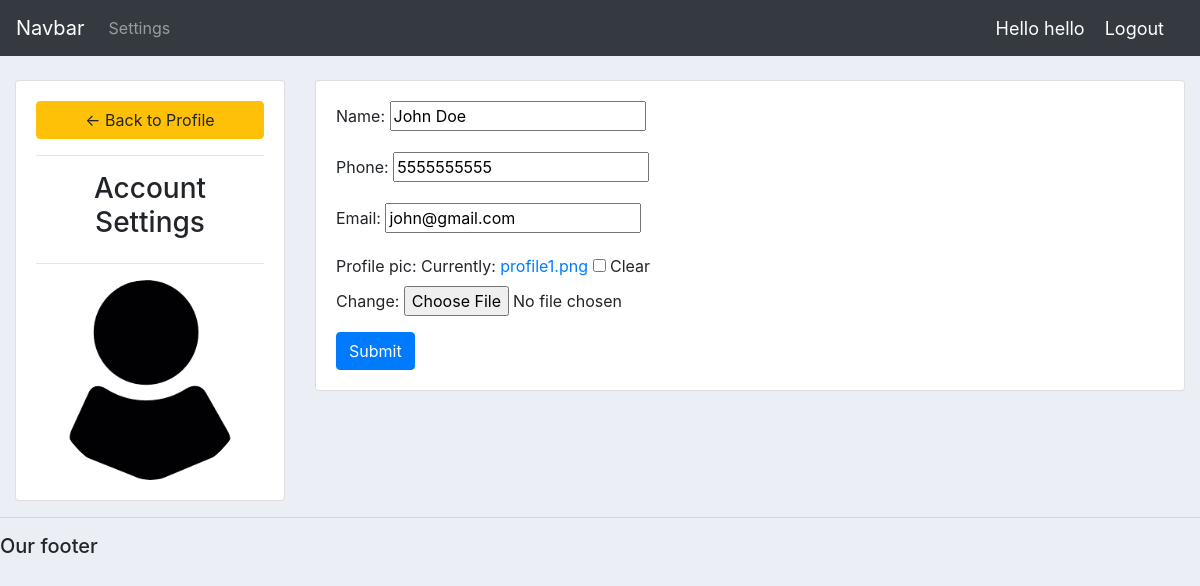
/account/ (signed in), run on the app's committed database.
### crmapp/models.py (models this page shows, shortened)
class Customer(models.Model):
    user = models.OneToOneField(User, null=True, on_delete=models.CASCADE)
    name = models.CharField(max_length=200, null=True)
    phone = models.CharField(max_length=200, null=True)
    email = models.CharField(max_length=200, null=True)
    profile_pic = models.ImageField(default="profile1.png", null=True, blank=True)
    date_created = models.DateTimeField(auto_now_add=True, null=True)

### crmapp/decorators.py (the view)
        def wrapper_func(request, *args, **kwargs):
            group = None
            if request.user.groups.exists():
                group = request.user.groups.all()[0].name
            if group in allowed_roles:
                return view_func(request, *args, **kwargs)
            else:
                return HttpResponse('You are not authorized to view this page')

### crmapp/forms.py
class CustomerForm(ModelForm):
	class Meta:
		model = Customer
		fields = '__all__'
		exclude = ['user']

### crmapp/views.py (called while the page is built)
@login_required(login_url='login')
@allowed_users(allowed_roles=['customer'])   # here allowed_roles are group to which user belongs
def accountSettings(request):
    customer = request.user.customer
    form = CustomerForm(instance=customer)
    if request.method == 'POST':
        form = CustomerForm(request.POST, request.FILES, instance=customer)
        if form.is_valid():
            form.save()
    context = {'form': form}
    return render(request, 'crmapp/account_settings.html', context)

### crmapp/templates/crmapp/account_settings.html (shortened to what this page needs)
{%  extends 'crmapp/main.html' %}
{% load static %}
{% block content %}
<br>
<div class="row">
	<div class="col-md-3">
		<div class="card card-body">
			<a class="btn btn-warning" href="{% url 'home' %}"> &#8592; Back to Profile</a>
			<hr>
			<h3 style="text-align: center">Account Settings</h3>
			<hr>
			<img class="profile-pic" src="{{request.user.customer.profile_pic.url}}" >
		</div>
	</div>
	<div class="col-md-9">
		<div class="card card-body">
			<form method="POST" action="" enctype="multipart/form-data">
				{{form.as_p}}
			<input class="btn btn-primary" type="submit" name="Update Information">
			</form>
		</div>
	</div>
</div>
{% endblock %}

### crmapp/templates/crmapp/navbar.html (shortened to what this page needs)
{% load static %}
<nav class="navbar navbar-expand-lg navbar-dark bg-dark">
  <a class="navbar-brand" href="{% url 'home' %}">Navbar</a>
  <div class="collapse navbar-collapse" id="navbarNav">
    <ul class="navbar-nav">
      {% if request.user.is_staff %}
      <li class="nav-item active">
        <a class="nav-link" href="{% url 'home' %}">Dashboard</a>
      </li>
      <li class="nav-item">
        <a class="nav-link" href="{% url 'products' %}">Products</a>
      </li>
      {% else %}
      <li class="nav-item">
        <a class="nav-link" href="{% url 'account' %}">Settings</a>
      </li>
      {% endif %}
    </ul>
  </div>
  <span class="hello-msg">Hello {{request.user}}</span>
  <span><a class="hello-msg" href="{% url 'logout' %}">Logout</a></span>
</nav>

### static/css/main.css (style rules this page uses)
body { background-color: #ebeff5; }

### crmapp/templates/crmapp/navbar.html (style rules this page uses)
.hello-msg { font-size: 18px; color: #fff; margin-right: 20px; }

### crmapp/templates/crmapp/account_settings.html (style rules this page uses)
.profile-pic { max-width: 200px; max-height:200px; margin: 0 auto; border-radius: 50%; }

### data on the page
Customer: name "John Doe", phone "5555555555", email "john@gmail.com"

### other printed values
{{ request.user }} "hello"
